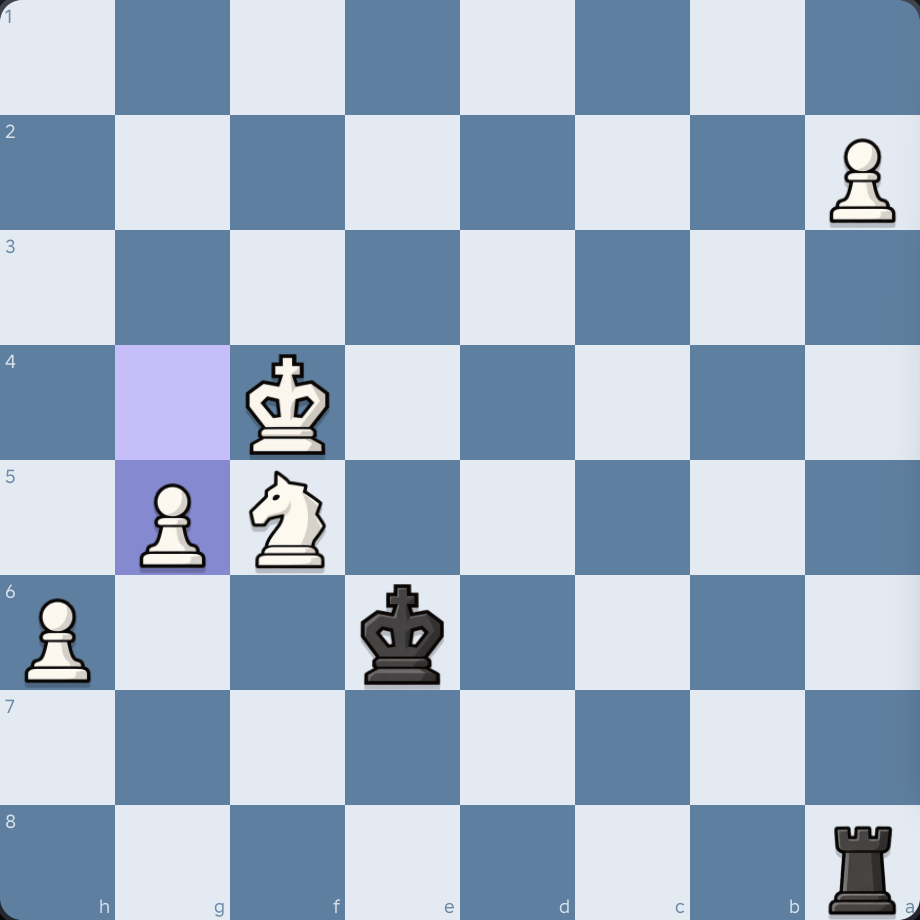
#> input picture debug_board.png, 920 x 920 px
$ python -i vision.py   (imports and definitions only)
#> lines starting #> are read from the running program, lines starting #| are printed output that depends on the picture; after the words box and inside, x2 and y2 are one past the last pixel; in counts of white or black regions, pixels touching at a corner belong together
import sys, os, traceback
import mss, numpy as np, cv2

if getattr(sys, "frozen", False):
    BASE_DIR = os.path.dirname(sys.executable)      # folder of the .exe
else:
    BASE_DIR = os.path.dirname(os.path.abspath(__file__))

# BGR colors measured from the screen
STYLES = {
    "chesscom": {"light": (210, 238, 238), "dark": (86, 150, 118),
                 "hl": [(105, 247, 247), (43, 202, 186)],
                 "folder": "templates"},
    "rochess":  {"light": (242, 234, 227), "dark": (160, 127, 95),
                 "hl": [(249, 190, 197)],
                 "folder": "templates_rochess"},
}
STYLE = "chesscom"
ORIENT = "auto"         # auto / white / black = which side is at the bottom of the screen
LIGHT = DARK = None
HL = []
TPL_DIR = ""
BG_TOL = 22             # how close a pixel must be to the background to be erased
WHITE_BRIGHTNESS = 170  # bright-pixel level above which a piece counts as white
RED_MARGIN = 10         # red must beat green and blue by this much to count as check glow
GLOW_MIN_PIXELS = 60    # this many red pixels in a square = king-in-check glow

_printed_errors = set()

def set_style(name):
#> further down, picture is the input picture: shape (920, 920, 3); mean B, G, R 198.1, 177.2, 159
    global STYLE, LIGHT, DARK, HL, TPL_DIR
    if name not in STYLES:
        name = "chesscom"
    s = STYLES[name]
    STYLE = name
    LIGHT = np.array(s["light"])
    DARK = np.array(s["dark"])
    HL = [np.array(c) for c in s["hl"]]
    TPL_DIR = os.path.join(BASE_DIR, s["folder"])

def set_orientation(name):
    global ORIENT
    ORIENT = name if name in ("auto", "white", "black") else "auto"

set_style("chesscom")

def grab():
    with mss.MSS() as sct:
        return np.array(sct.grab(sct.monitors[1]))[:, :, :3]

def find_board(img):
    im = img.astype(int)
    def near(c, tol=40):
#> called with c = array of shape (3,), tol = 40
        return np.abs(im - c).sum(axis=2) < tol
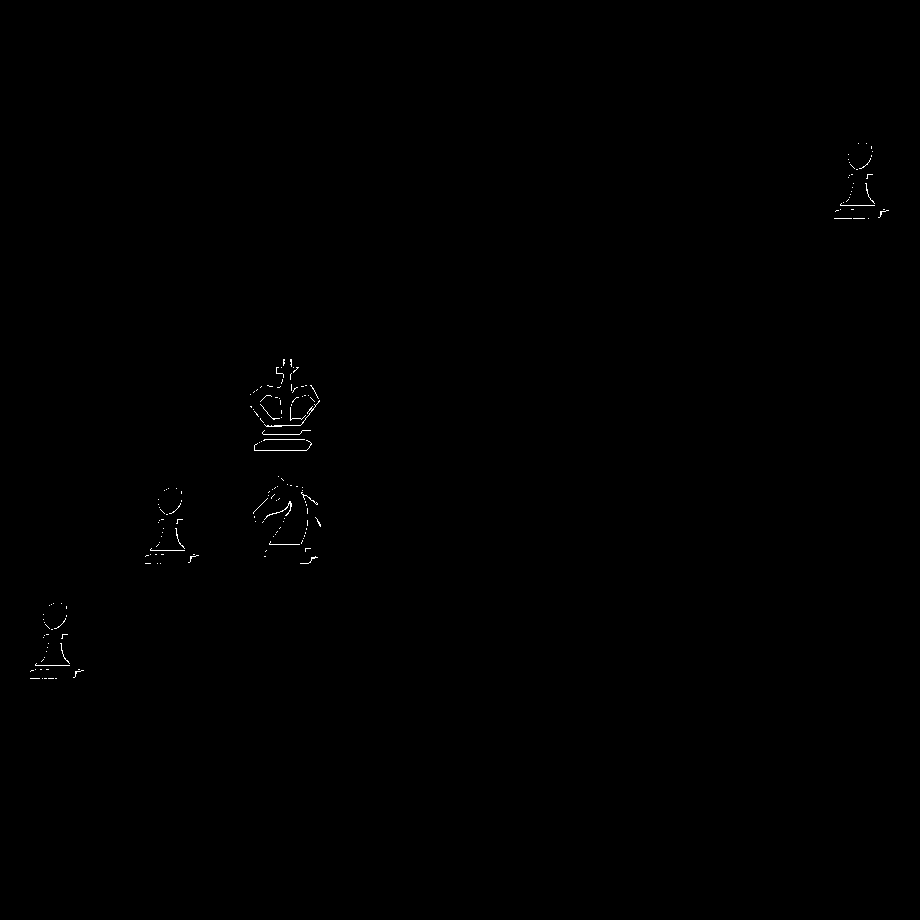
#> returned value: shape (920, 920) bool; 0.15% white in thin lines or dots, all inside (x1, y1, x2, y2) = (30, 143, 889, 679)
    plain = near(LIGHT) | near(DARK)
#> in near (call 2), `return np.abs(im - c).sum(axis=2) < tol`: returned value: shape (920, 920) bool; every value is 0
    m8 = plain.astype(np.uint8) * 255
    m8 = cv2.morphologyEx(m8, cv2.MORPH_CLOSE, np.ones((15, 15), np.uint8))
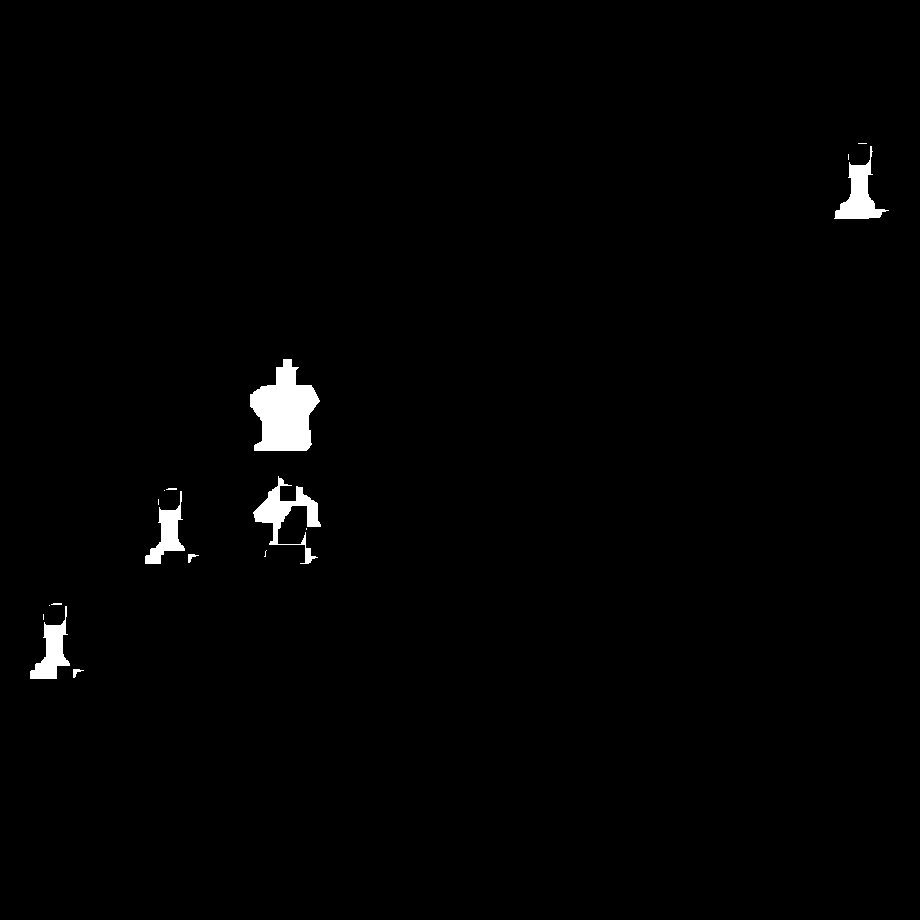
#> m8: shape (920, 920); 1.2% white; 17 white regions (8 under 20 px)
    cnts, _ = cv2.findContours(m8, cv2.RETR_EXTERNAL, cv2.CHAIN_APPROX_SIMPLE)
#> cnts = 17 contours, 10 with area under 20; largest, box (x1, y1, x2, y2) and area: (250, 359, 320, 451) 3952, (253, 476, 321, 564) 1518, (834, 146, 889, 219) 1356, (30, 606, 70, 679) 1124, (145, 491, 185, 564) 993, (73, 669, 84, 678) 28, (188, 554, 199, 563) 28
    x, y, w, h = cv2.boundingRect(max(cnts, key=cv2.contourArea))
#> x = 250; y = 359; w = 70; h = 92
    side = (w // 8) * 8
#> side = 64

    mask = plain.copy()
    for c in HL:
        mask |= near(c, 50)
    H, W = mask.shape
#> H = 920; W = 920

    top = y
#> top = 359
    x0, x1 = max(0, x), min(W, x + side)
#> x0 = 250; x1 = 314
    for yy in range(max(0, y - 40), min(H, y + h)):
        if mask[yy, x0:x1].mean() > 0.6:
            top = yy
            break

    left = x
#> left = 250
    y0, y1 = max(0, top), min(H, top + side)
#> y0 = 439; y1 = 503
    for xx in range(max(0, x - 20), min(W, x + w)):
        if mask[y0:y1, xx].mean() > 0.6:
            left = xx
            break
    return left, top, side

# [66 lines left out: functions prepare, split_board, not called in this run]

def fname(sym):
    return os.path.join(TPL_DIR, f"{'w' if sym.isupper() else 'b'}_{sym.upper()}.png")

# [23 lines left out: functions save_templates, load_templates, not called in this run]

def is_empty(n):
    return (n[12:84, 12:84] > 0).sum() < 150

# [4 lines left out: function brightness, not called in this run]

def score(n, t):
    padded = cv2.copyMakeBorder(n, 8, 8, 8, 8, cv2.BORDER_CONSTANT, value=0)
    return float(cv2.matchTemplate(padded, t, cv2.TM_CCOEFF_NORMED).max())

# [135 lines left out: functions read_screen_rows, white_at_bottom_by_pieces, decide_orientation, rows_to_fen, _check_info, _read_state and 3 more, not called in this run]

# [10 lines not run here, left out]

>>> import cv2
>>> picture = cv2.imread('debug_board.png')
>>> result = find_board(picture)
#> result = (250, 439, 64)
